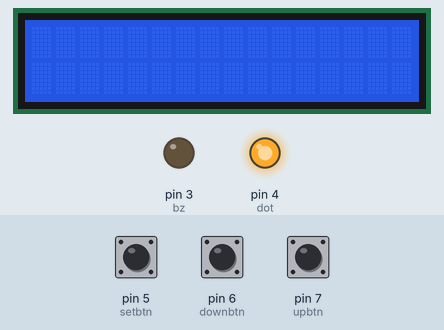
The sketch below on a simulated Arduino Uno, built with avr-gcc and run on an emulated ATmega328P. Shown: 16×2 character LCD, output pins drawn as LEDs (lit = HIGH). Wiring (inferred from the names in the program): 2 × shift register (74HC595): data pin 0; shift clock pin 1; latch pin 2. Wiring (inferred from the signals the program sends): character LCD (HD44780): RS Q9; E Q0; data Q10, Q11, Q12, Q13. The inputs (shaded band) are chosen by the test bench; at power-on: pin 5 (setbtn) HIGH, pin 6 (downbtn) LOW, pin 7 (upbtn) HIGH. The character LCD is taken to start in 4-bit mode; pins used as bus, display or sensor lines are not drawn.

Above: at 1.2 s.
1.3 s: pin 5 (setbtn) pulled LOW for 0.15 s
At 2.2 s:
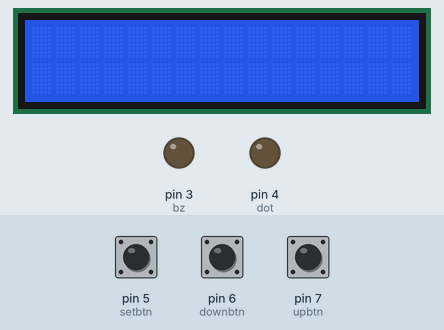
3.1 s: pin 6 (downbtn) pulled HIGH for 0.15 s
3.8 s: pin 6 (downbtn) pulled HIGH for 1 s
5.4 s: pin 6 (downbtn) pulled HIGH for 0.15 s
6.1 s: pin 7 (upbtn) pulled LOW for 0.15 s
6.8 s: pin 7 (upbtn) pulled LOW for 1 s
Timing chart, 0 to 9.4 s (numbered marks = the images above; inputs shaded):
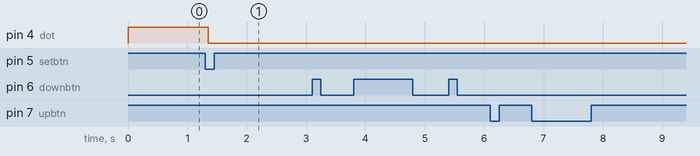

Measured:
- after the input at 1.3 s, pin 4 (dot): HIGH → LOW after 0.05 s
- after the input at 3.1 s, every drawn part: stays the same

The sketch:

5_inch_clock.ino
```cpp
#include <Wire.h>

int datapin = 0;
int clockpin = 1;
int latchpin = 2;
int delayt =1;
int bz = 3;
int dot = 4;
int delt = 20;

int upbtn = 7;
int downbtn = 6;
int setbtn = 5;


int hour = 0;
int minut = 0;
int second = 0;
int milisecond = 0;

int shour = 0;
int sminut = 1;

unsigned long previousMillis = 0;
const long interval = 3;
const long interval2 = 500;

int statebz=0;
void setup() {
  // put your setup code here, to run once:
  pinMode(datapin,OUTPUT);
  pinMode(clockpin,OUTPUT);
  pinMode(latchpin,OUTPUT);
  pinMode(bz,OUTPUT);
  pinMode(dot,OUTPUT);
  pinMode(upbtn,INPUT);
  pinMode(downbtn,INPUT);
  pinMode(setbtn,INPUT);
  //Serial.begin(9600);
}
int menu=0;
int buz=0;
void loop() {
      menum();
      clockengine();
      singleupordown();
      setbutn();
      buzzer();
}


int upbt=0;
int downbt=0;
int upbtnp=0;
int downbtnp=0;
int uppressd = 0;
int downpressd = 0;
int varbtn = 25;
void singleupordown(){
  if(digitalRead(upbtn)==LOW){
    upbt++;
  }else if(digitalRead(downbtn)==LOW){
    downbt++;
  }else{
    upbt = 0;
    downbt = 0;
    varbtn = 25;
    }
    if(upbt-1 < varbtn && upbt==varbtn && upbt  !=0){
      varbtn+=25;
     uppressd = 1;
   }else if(downbt-1 < varbtn && downbt==varbtn && downbt !=0){
    varbtn+=25;
      downpressd = 1;
    }else{
       uppressd = 0;
       downpressd = 0;
       //varbtn = 0;
     }
     if(menu==0){
      if(uppressd==1){
          hour++;
        }
        if(downpressd==1){
          minut++;
        }
     }
     if(menu==1){
      if(uppressd==1){
          shour++;
        }
        if(downpressd==1){
          sminut++;
        }
     }
}
void clockengine(){
  milisecond++;
  if(milisecond >60){
    second++;
    milisecond=0;
    }
    if(second>59){
      minut++;
      second=0;
      }
      if(minut>59){
        hour++;
        minut=0;
        }
        if(hour>12){
            hour=0;
          }
}

int n=0;
void setbutn(){

    if(digitalRead(setbtn)==LOW){
        n++;
      }else{
          n=0;
        }
   if(n-1<10 && n==10){
      menu++;
    }
  if(n-1<30 && n==30 && statebz==1){
      digitalWrite(bz,LOW);
      shour=0;
      sminut=0;
    }

}
int count=0;
void buzzer(){

  if(hour==shour && minut == sminut && count<3 && second<5){
  buz=1;
  statebz=1;
        digitalWrite(bz,HIGH);
      count++;

  }else{
      statebz=0;
      count=0;
      digitalWrite(bz,LOW);
    }

}

void menum(){
        unsigned long currentMillis = millis();
       if (currentMillis - previousMillis >= interval) {
        previousMillis = currentMillis;
         if(menu==0){// normal time
        updateshift(cnumber(hour/10),cdigit(0),delayt);
        updateshift(cnumber(hour-((hour/10)*10)),cdigit(1),delayt);
        updateshift(cnumber(minut/10),cdigit(2),delayt);
        updateshift(cnumber(minut-((minut/10)*10)),cdigit(3),delayt);
        digitalWrite(dot,HIGH);


      }
      if(menu==1){  // alarm
        updateshift(cnumber(shour/10),cdigit(0),delayt);
        updateshift(cnumber(shour-((shour/10)*10)),cdigit(1),delayt);
        updateshift(cnumber(sminut/10),cdigit(2),delayt);
        updateshift(cnumber(sminut-((sminut/10)*10)),cdigit(3),delayt);
        digitalWrite(dot,LOW);

      }
      if(menu==2){
        menu=0;
      }
        }

  }
void updateshift(byte n, byte d,int del){

 digitalWrite(latchpin,LOW);
  //shiftOut(datapin,clockpin,LSBFIRST,leds);
  shiftOut(datapin, clockpin, MSBFIRST, n);
  shiftOut(datapin, clockpin, MSBFIRST, d);
  digitalWrite(latchpin,HIGH);
  delay(del);
}

byte cnumber(byte n){
  byte m;
  switch(n){
    case 0: m = 0b00000001; break;
    case 1: m = 0b11111001; break;
    case 2: m = 0b00010010; break;
    case 3: m = 0b00110000; break;
    case 4: m = 0b01101000; break;
    case 5: m = 0b00100100; break;
    case 6: m = 0b00000100; break;
    case 7: m = 0b11110001; break;
    case 8: m = 0b00000000; break;
    case 9: m = 0b01100000; break;
  }
  return m;
}

byte cdigit(byte n){
  byte m;
  switch(n){
    case 0: m = 0b00001000; break;
    case 1: m = 0b00000100; break;
    case 2: m = 0b00000010; break;
    case 3: m = 0b00000001; break;
  }
  return m;
}
```
